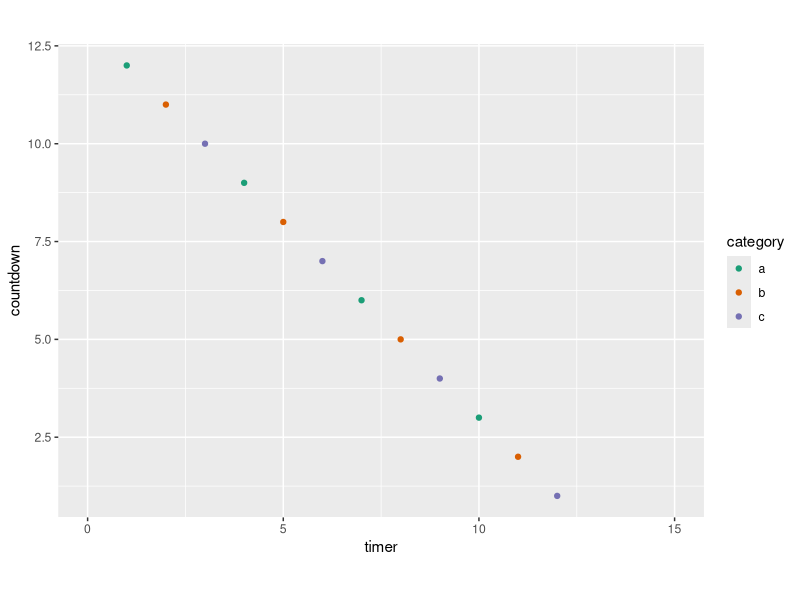

The R source for this figure:
# Rblogger stuff

## 3/28/2014
## [Ref](http://tomhopper.me/2014/03/28/a-simple-introduction-to-the-graphing-philosophy-of-ggplot2/)

library(ggplot2)
# Create some data for our example
some.data <- data.frame(timer = 1:12, 
                        countdown = 12:1, 
                        category = factor(letters[1:3]))

# Open a device
jpeg("test.jpg")

# Generate the plot
some.plot <- ggplot(data = some.data, aes(x = timer, y = countdown)) +
  geom_point(aes(colour = category)) +
  scale_x_continuous(limits = c(0, 15)) +
  scale_colour_brewer(palette = "Dark2") +
  coord_fixed(ratio=1)
# Display the plot
some.plot

# device off
dev.off()

